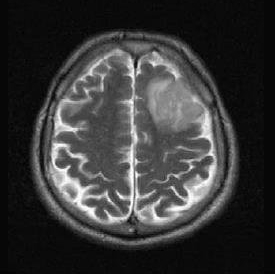
#> input picture src/ImageProc/sample_dataset/tumors/tumor.jpg, 275 x 274 px, found by its file name
$ python hybrid_kmeans.py sample_dataset/tumors/kmean.jpg
#> lines starting #> are read from the running program, lines starting #| are printed output that depends on the picture; after the words box and inside, x2 and y2 are one past the last pixel; in counts of white or black regions, pixels touching at a corner belong together
import cv2
import numpy as np
import matplotlib.pyplot as plt
import imutils
from imutils import perspective
import sys

cv2.namedWindow('image', cv2.WINDOW_NORMAL)


def nothing(x):
    pass


def tumor_part(c):
    area = cv2.contourArea(c)
    print(area)
    hull = cv2.convexHull(c)
    hull_area = cv2.contourArea(hull)
    if hull_area != 0:
        solidity = float(area) / hull_area
    else:
        solidity = 0
    # print(solidity,area)
    if solidity > 0.5 and area > 2000:
        # print(area)
        return True
    else:
        return False


def blur_image(img):
    # blur = cv2.GaussianBlur(img,(5,5),0)
    # blur=cv2.bilateralFilter(img,9,75,75)
    kernel = np.ones((5, 5), np.float32) / 25
    blur = cv2.filter2D(img, -1, kernel)
    return blur


# Adaptive Histogram enhancement
def enhance(img):
    clahe = cv2.createCLAHE(clipLimit=1.0, tileGridSize=(8, 8))
    gray = cv2.equalizeHist(img)
    # gray = clahe.apply(blur)
    return gray


def threshold(img, b):
    ret, thresh = cv2.threshold(img, b, 255, cv2.THRESH_BINARY)
    # [6 lines of commented-out code are left out]

    return thresh


def contours(img, org, b):
    # emg2=enhance(img2)
    img2 = threshold(img, b)
    cnts = cv2.findContours(img2.copy(), cv2.RETR_EXTERNAL, cv2.CHAIN_APPROX_SIMPLE)
    cnts = imutils.grab_contours(cnts)
    # print(len(cnts))
    img2 = RGB(img2)
    org = RGB(org)
    for (i, c) in enumerate(cnts):
        if tumor_part(c):
            # print("so",area,solidity)
            cv2.drawContours(org, [c], -1, (1, 255, 11), 2)
            cv2.drawContours(img2, [c], -1, (1, 255, 11), 2)

    return (org, img2)


def RGB(img):
    return cv2.cvtColor(img, cv2.COLOR_GRAY2BGR)


def k_means(img):
    Z = img.reshape((-1, 1))
    Z = np.float32(Z)

    criteria = (cv2.TERM_CRITERIA_EPS + cv2.TERM_CRITERIA_MAX_ITER, 10, 1.0)
    K = 8
    ret, label, center = cv2.kmeans(Z, K, None, criteria, 10, cv2.KMEANS_RANDOM_CENTERS)

    center = np.uint8(center)
    res = center[label.flatten()]
    res2 = res.reshape((img.shape))
    return res2


def edge_ex(img):
    return cv2.Canny(img, 100, 200)


def show_images(gray, blur, seg, cont_org, cont_mask):
    res1 = np.hstack((blur, seg))
    res2 = np.hstack((cont_org, cont_mask))
    res = np.vstack((res1, res2))
    cv2.imwrite("result_kmean.jpg", res)
    cv2.imshow("image", res)


def process(img3, b):
    gray = cv2.cvtColor(img3, cv2.COLOR_BGR2GRAY)
    blur = blur_image(gray)
    seg = k_means(blur)
    cont_org, cont_mask = contours(seg, gray, b)
    seg = RGB(seg)
    blur = RGB(blur)
    gray = RGB(gray)
    show_images(gray, blur, seg, cont_org, cont_mask)


img_name = input("Enter the name of MRI Image: ")
#> the answer given: sample_dataset/tumors/tumor.jpg
# img1 = cv2.imread(f"sample_dataset/brain_tumor_dataset/yes/{sys.argv[1]}")
img1 = cv2.imread(f"sample_dataset/brain_tumor_dataset/yes/{img_name}")
#> img1 is the input picture: shape (274, 275, 3); min 0, max 255, mean 55.1
org = img1.copy()
process(img1, 144)
#> in blur_image, `blur = cv2.filter2D(img, -1, kernel)`:
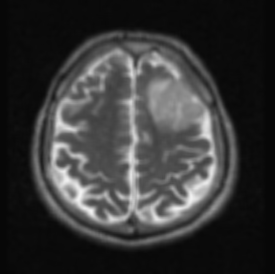
#> blur: shape (274, 275); min 5, max 242, mean 55.1
#> in k_means, `ret, label, center = cv2.kmeans(Z, K, None, criteria, 10, cv2.KMEANS_R..`: ret = 2572869.6; center = [56.29, 79.68, 208.9, 10.24, 170.8, 136.8, 31.6, 105.1]
#> in k_means, `center = np.uint8(center)`: center = [56, 79, 208, 10, 170, 136, 31, 105]
#> in threshold, `ret, thresh = cv2.threshold(img, b, 255, cv2.THRESH_BINARY)`:
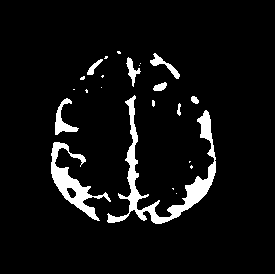
#> thresh: shape (274, 275); 6.3% white; 23 white regions (14 under 20 px)
#> in threshold, `ret, thresh = cv2.threshold(img, b, 255, cv2.THRESH_BINARY)`: ret = 144
#> in contours, `cnts = cv2.findContours(img2.copy(), cv2.RETR_EXTERNAL, cv2.CHAIN_APPR..`: cnts = 23 contours, 14 with area under 20; largest, box (x1, y1, x2, y2) and area: (107, 95, 216, 224) 2103, (51, 142, 111, 221) 1182, (55, 98, 79, 135) 264, (150, 53, 180, 79) 166, (126, 57, 141, 87) 129
#> in RGB, `return cv2.cvtColor(img, cv2.COLOR_GRAY2BGR)`: returned value: shape (274, 275, 3); 6.3% white; 23 white regions (14 under 20 px), largest, box (x1, y1, x2, y2) and area: (107, 95, 216, 224) 2461, (51, 142, 111, 221) 1279, (55, 98, 79, 135) 319
#> the loop in contours, `for (i, c) in enumerate(cnts):` made 23 passes
#> (area in tumor_part, hull_area in tumor_part, solidity in tumor_part) on passes 5, 6, 8, 9, 10, 14, 19, 20, 22: (1182, 2626, 0.45), (21, 28.5, 0.737), (263.5, 599, 0.44), (35, 37, 0.946), (2103, 10916.5, 0.193), (67.5, 72, 0.938), (70.5, 91.5, 0.77), (129, 221, 0.584), (166, 295.5, 0.562)
#| 0.0
#| 0.5
#| 4.0
#| 0.5
#| 1182.0
#| 21.0
#| 10.5
#| 263.5
#> (further printed lines are left out)
#> in show_images, `res1 = np.hstack((blur, seg))`:
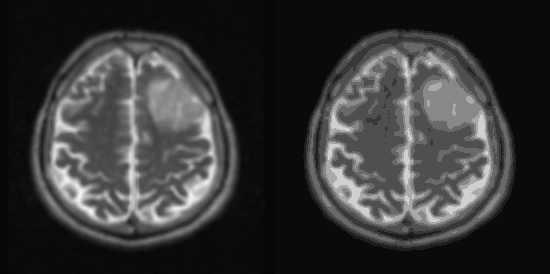
#> res1: shape (274, 550, 3); min 5, max 242, mean 54.9
#> in show_images, `res2 = np.hstack((cont_org, cont_mask))`:
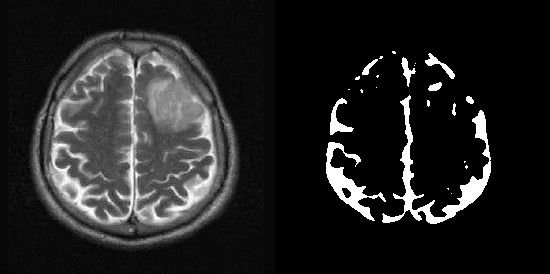
#> res2: shape (274, 550, 3); min 0, max 255, mean 35.6
#> in show_images, `res = np.vstack((res1, res2))`:
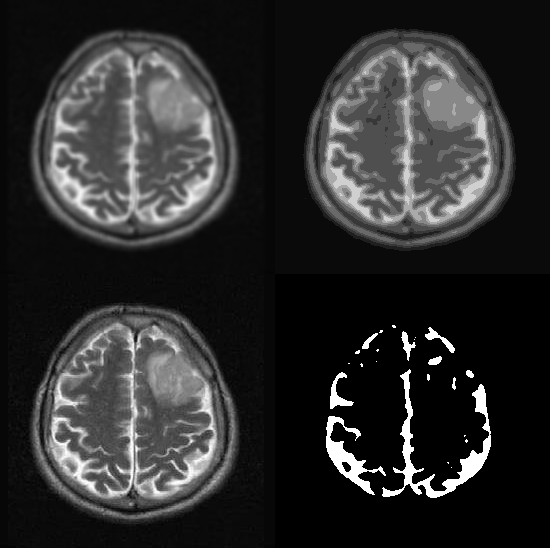
#> res: shape (548, 550, 3); min 0, max 255, mean 45.3

for b in range(0):
    process(img1, b)
    # img1 = cv2.imread(f"sample_dataset/brain_tumor_dataset/yes/{sys.argv[1]}")
    img1 = cv2.imread(f"sample_dataset/brain_tumor_dataset/yes/{img_name}")
    k = cv2.waitKey(1) & 0xFF
    print()
    if k == ord('q'):
        break

# [23 lines of commented-out code are left out]
cv2.destroyAllWindows()

$ run again, on src/ImageProc/sample_dataset/tumors/tumor13.jpg
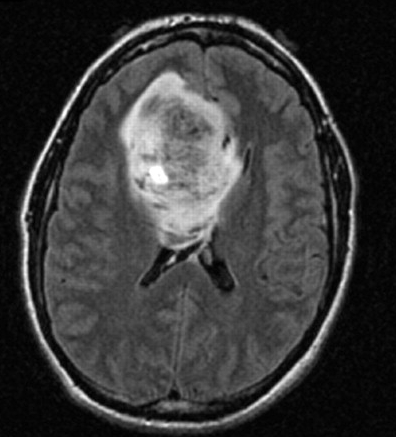
#> input picture src/ImageProc/sample_dataset/tumors/tumor13.jpg, 396 x 437 px, found by its file name
#> img1 is the input picture: shape (437, 396, 3); min 0, max 255, mean 57.1
#> in k_means, `ret, label, center = cv2.kmeans(Z, K, None, criteria, 10, cv2.KMEANS_R..`: ret = 6581202.1; center = [72.37, 133.3, 92.42, 202.8, 171.3, 7.78, 56.36, 27.93]
#> in k_means, `center = np.uint8(center)`: center = [72, 133, 92, 202, 171, 7, 56, 27]
#> in threshold, `ret, thresh = cv2.threshold(img, b, 255, cv2.THRESH_BINARY)`:
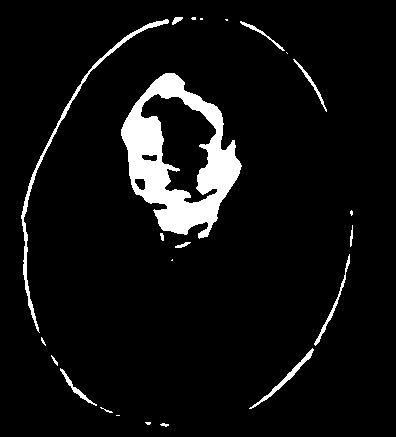
#> thresh: shape (437, 396); 6.4% white; 23 white regions (9 under 20 px)
#> in threshold, `ret, thresh = cv2.threshold(img, b, 255, cv2.THRESH_BINARY)`: ret = 144
#> cnts = 23 contours, 14 with area under 20; largest, box (x1, y1, x2, y2) and area: (121, 73, 242, 239) 12492, (21, 19, 169, 333) 912, (249, 348, 314, 409) 277, (314, 254, 350, 346) 174, (60, 368, 97, 406) 134
#> the loop in contours, `for (i, c) in enumerate(cnts):` made 23 passes
#> (area in tumor_part, hull_area in tumor_part, solidity in tumor_part) on passes 5, 7, 10, 11, 15, 16, 18, 20: (134.5, 262.5, 0.512), (277, 456, 0.607), (174, 503.5, 0.346), (29.5, 38, 0.776), (12492.5, 13657.5, 0.915), (115.5, 223.5, 0.517), (94, 196.5, 0.478), (912.5, 16513, 0.0553)
#> (printed output is left out)
#> in show_images, `res = np.vstack((res1, res2))`:
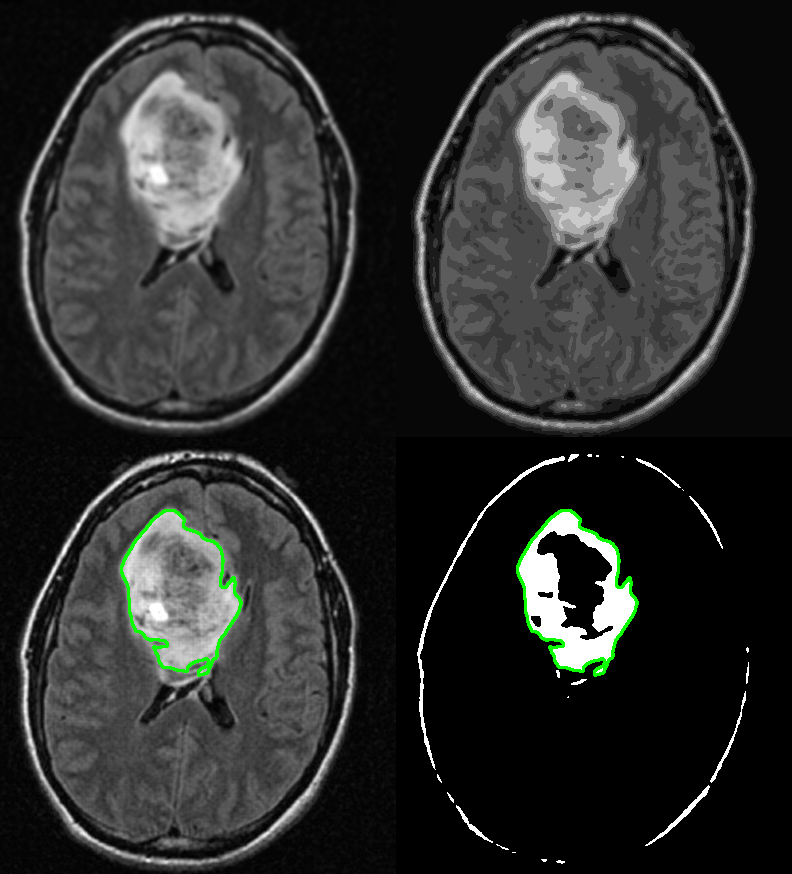
#> res: shape (874, 792, 3); mean B, G, R 45.9, 47.2, 46
